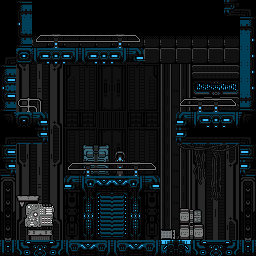

A level layout from a 2D game, rendered from its tile map. Below: a short description, then the map file with tile-grid data replaced by summaries:
An orthogonal 16x16 tile map with 16x16 px tiles, 5 tile layers (wall, bg doodads 2, bg doodads, main, ...), 2 tilesets and 3 objects (t_0, l_0, r_0).

<map version="1.0" orientation="orthogonal" renderorder="right-down" width="16" height="16" tilewidth="16" tileheight="16" nextobjectid="8">
 <properties>
  <property name="isStart" type="bool" value="true" />
 </properties>
 <tileset firstgid="1" source="../corpus.tsx" />
 <tileset firstgid="12097" source="../../connectors.tsx" />
 <layer name="wall" width="16" height="16">
  <data>[256 cells, 168 non-empty, 50 distinct tile ids]</data>
 </layer>
 <layer name="bg doodads 2" width="16" height="16">
  <data>[256 cells, 7 non-empty, 7 distinct tile ids]</data>
 </layer>
 <layer name="bg doodads" width="16" height="16">
  <data>[256 cells, 24 non-empty, 24 distinct tile ids]</data>
 </layer>
 <layer name="main" width="16" height="16">
  <data>[256 cells, 65 non-empty, 38 distinct tile ids]</data>
 </layer>
 <objectgroup name="connectors">
  <object id="2" type="t_0" gid="12098" x="16" y="16" width="16" height="16">
   <properties>
    <property name="type" type="int" value="0" />
   </properties>
  </object>
  <object id="6" type="l_0" gid="12101" x="0" y="176" width="16" height="16">
   <properties>
    <property name="type" type="int" value="0" />
   </properties>
  </object>
  <object id="7" type="r_0" gid="12099" x="240" y="176" width="16" height="16">
   <properties>
    <property name="type" type="int" value="0" />
   </properties>
  </object>
 </objectgroup>
 <layer name="fence" width="16" height="16">
  <data>[256 cells, 19 non-empty, 9 distinct tile ids]</data>
 </layer>
</map>
